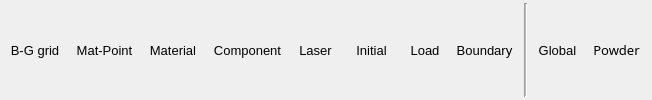
           <widget class="QWidget" name="tab_PreProcess">
            <attribute name="title">
             <string>PreProcess</string>
            </attribute>
            <layout class="QHBoxLayout" name="horizontalLayout_9">
             <property name="leftMargin">
              <number>5</number>
             </property>
             <property name="topMargin">
              <number>3</number>
             </property>
             <property name="rightMargin">
              <number>0</number>
             </property>
             <property name="bottomMargin">
              <number>3</number>
             </property>
             <item>
              <widget class="QToolButton" name="toolButton_B_G_grid">
               <property name="font">
                <font>
                 <family>Microsoft YaHei UI</family>
                 <pointsize>10</pointsize>
                 <bold>false</bold>
                </font>
               </property>
               <property name="toolTip">
                <string>Open</string>
               </property>
               <property name="styleSheet">
                <string notr="true">border:none;</string>
               </property>
               <property name="text">
                <string>B-G grid</string>
               </property>
               <property name="icon">
                <iconset resource="image.qrc">
                 <normaloff>:/img/tree/grid.png</normaloff>:/img/tree/grid.png</iconset>
               </property>
               <property name="iconSize">
                <size>
                 <width>30</width>
                 <height>30</height>
                </size>
               </property>
               <property name="toolButtonStyle">
                <enum>Qt::ToolButtonTextUnderIcon</enum>
               </property>
              </widget>
             </item>
             <item>
              <widget class="QToolButton" name="toolButton_MatPoint">
               <property name="font">
                <font>
                 <family>Microsoft YaHei UI</family>
                 <pointsize>10</pointsize>
                 <bold>false</bold>
                </font>
               </property>
               <property name="toolTip">
                <string>Open</string>
               </property>
               <property name="styleSheet">
                <string notr="true">border:none;</string>
               </property>
               <property name="text">
                <string>Mat-Point</string>
               </property>
               <property name="icon">
                <iconset resource="image.qrc">
                 <normaloff>:/img/MatPoint.png</normaloff>:/img/MatPoint.png</iconset>
               </property>
               <property name="iconSize">
                <size>
                 <width>30</width>
                 <height>30</height>
                </size>
               </property>
               <property name="toolButtonStyle">
                <enum>Qt::ToolButtonTextUnderIcon</enum>
               </property>
              </widget>
             </item>
             <item>
              <widget class="QToolButton" name="toolButton_open_5">
               <property name="font">
                <font>
                 <family>Microsoft YaHei UI</family>
                 <pointsize>10</pointsize>
                 <bold>false</bold>
                </font>
               </property>
               <property name="toolTip">
                <string>Open</string>
               </property>
               <property name="styleSheet">
                <string notr="true">border:none;</string>
               </property>
               <property name="text">
                <string>Material</string>
               </property>
               <property name="icon">
                <iconset resource="image.qrc">
                 <normaloff>:/img/tree/material.png</normaloff>:/img/tree/material.png</iconset>
               </property>
               <property name="iconSize">
                <size>
                 <width>30</width>
                 <height>30</height>
                </size>
               </property>
               <property name="toolButtonStyle">
                <enum>Qt::ToolButtonTextUnderIcon</enum>
               </property>
              </widget>
             </item>
             <item>
              <widget class="QToolButton" name="toolButton_open_6">
               <property name="font">
                <font>
                 <family>Microsoft YaHei UI</family>
                 <pointsize>10</pointsize>
                 <bold>false</bold>
                </font>
               </property>
               <property name="toolTip">
                <string>Open</string>
               </property>
               <property name="styleSheet">
                <string notr="true">border:none;</string>
               </property>
               <property name="text">
                <string>Component</string>
               </property>
               <property name="icon">
                <iconset resource="image.qrc">
                 <normaloff>:/img/tree/component.png</normaloff>:/img/tree/component.png</iconset>
               </property>
               <property name="iconSize">
                <size>
                 <width>30</width>
                 <height>30</height>
                </size>
               </property>
               <property name="toolButtonStyle">
                <enum>Qt::ToolButtonTextUnderIcon</enum>
               </property>
              </widget>
             </item>
             <item>
              <widget class="QToolButton" name="toolButton_open_Laser">
               <property name="font">
                <font>
                 <family>Microsoft YaHei UI</family>
                 <pointsize>10</pointsize>
                 <bold>false</bold>
                </font>
               </property>
               <property name="toolTip">
                <string>Open</string>
               </property>
               <property name="styleSheet">
                <string notr="true">border:none;</string>
               </property>
               <property name="text">
                <string>Laser</string>
               </property>
               <property name="icon">
                <iconset resource="image.qrc">
                 <normaloff>:/img/laser.png</normaloff>:/img/laser.png</iconset>
               </property>
               <property name="iconSize">
                <size>
                 <width>30</width>
                 <height>30</height>
                </size>
               </property>
               <property name="toolButtonStyle">
                <enum>Qt::ToolButtonTextUnderIcon</enum>
               </property>
              </widget>
             </item>
             <item>
              <widget class="QToolButton" name="toolButton_Inital">
               <property name="minimumSize">
                <size>
                 <width>55</width>
                 <height>0</height>
                </size>
               </property>
               <property name="font">
                <font>
                 <family>Microsoft YaHei UI</family>
                 <pointsize>10</pointsize>
                 <bold>false</bold>
                </font>
               </property>
               <property name="toolTip">
                <string>Open</string>
               </property>
               <property name="styleSheet">
                <string notr="true">border:none;</string>
               </property>
               <property name="text">
                <string>Initial</string>
               </property>
               <property name="icon">
                <iconset resource="image.qrc">
                 <normaloff>:/img/Inital.png</normaloff>:/img/Inital.png</iconset>
               </property>
               <property name="iconSize">
                <size>
                 <width>30</width>
                 <height>30</height>
                </size>
               </property>
               <property name="toolButtonStyle">
                <enum>Qt::ToolButtonTextUnderIcon</enum>
               </property>
              </widget>
             </item>
             <item>
              <widget class="QToolButton" name="toolButton_Load">
               <property name="font">
                <font>
                 <family>Microsoft YaHei UI</family>
                 <pointsize>10</pointsize>
                 <bold>false</bold>
                </font>
               </property>
               <property name="toolTip">
                <string>Open</string>
               </property>
               <property name="styleSheet">
                <string notr="true">border:none;</string>
               </property>
               <property name="text">
                <string>Load</string>
               </property>
               <property name="icon">
                <iconset resource="image.qrc">
                 <normaloff>:/img/load.png</normaloff>:/img/load.png</iconset>
               </property>
               <property name="iconSize">
                <size>
                 <width>30</width>
                 <height>30</height>
                </size>
               </property>
               <property name="toolButtonStyle">
                <enum>Qt::ToolButtonTextUnderIcon</enum>
               </property>
              </widget>
             </item>
             <item>
              <widget class="QToolButton" name="toolButton_open_Boundary">
               <property name="font">
                <font>
                 <family>Microsoft YaHei UI</family>
                 <pointsize>10</pointsize>
                 <bold>false</bold>
                </font>
               </property>
               <property name="toolTip">
                <string>Open</string>
               </property>
               <property name="styleSheet">
                <string notr="true">border:none;</string>
               </property>
               <property name="text">
                <string>Boundary</string>
               </property>
               <property name="icon">
                <iconset resource="image.qrc">
                 <normaloff>:/img/boundary.png</normaloff>:/img/boundary.png</iconset>
               </property>
               <property name="iconSize">
                <size>
                 <width>30</width>
                 <height>30</height>
                </size>
               </property>
               <property name="toolButtonStyle">
                <enum>Qt::ToolButtonTextUnderIcon</enum>
               </property>
              </widget>
             </item>
             <item>
              <widget class="Line" name="line_2">
               <property name="frameShadow">
                <enum>QFrame::Sunken</enum>
               </property>
               <property name="lineWidth">
                <number>1</number>
               </property>
               <property name="midLineWidth">
                <number>1</number>
               </property>
               <property name="orientation">
                <enum>Qt::Vertical</enum>
               </property>
              </widget>
             </item>
             <item>
              <widget class="QToolButton" name="toolButton_Global">
               <property name="font">
                <font>
                 <family>Microsoft YaHei UI</family>
                 <pointsize>10</pointsize>
                 <bold>false</bold>
                </font>
               </property>
               <property name="toolTip">
                <string>Open</string>
               </property>
               <property name="styleSheet">
                <string notr="true">border:none;</string>
               </property>
               <property name="text">
                <string>Global</string>
               </property>
               <property name="icon">
                <iconset resource="image.qrc">
                 <normaloff>:/img/global.png</normaloff>:/img/global.png</iconset>
               </property>
               <property name="iconSize">
                <size>
                 <width>30</width>
                 <height>30</height>
                </size>
               </property>
               <property name="toolButtonStyle">
                <enum>Qt::ToolButtonTextUnderIcon</enum>
               </property>
              </widget>
             </item>
             <item>
              <widget class="QToolButton" name="toolButton_powder">
               <property name="font">
                <font>
                 <family>Microsoft YaHei</family>
                 <pointsize>10</pointsize>
                </font>
               </property>
               <property name="autoFillBackground">
                <bool>false</bool>
               </property>
               <property name="styleSheet">
                <string notr="true">border:none;</string>
               </property>
               <property name="text">
                <string>Powder</string>
               </property>
               <property name="icon">
                <iconset resource="image.qrc">
                 <normaloff>:/img/tree/MatPoint.png</normaloff>:/img/tree/MatPoint.png</iconset>
               </property>
               <property name="iconSize">
                <size>
                 <width>30</width>
                 <height>30</height>
                </size>
               </property>
               <property name="toolButtonStyle">
                <enum>Qt::ToolButtonTextUnderIcon</enum>
               </property>
               <property name="autoRaise">
                <bool>false</bool>
               </property>
              </widget>
             </item>
             <item>
              <spacer name="horizontalSpacer_4">
               <property name="orientation">
                <enum>Qt::Horizontal</enum>
               </property>
              </spacer>
             </item>
            </layout>
           </widget>
